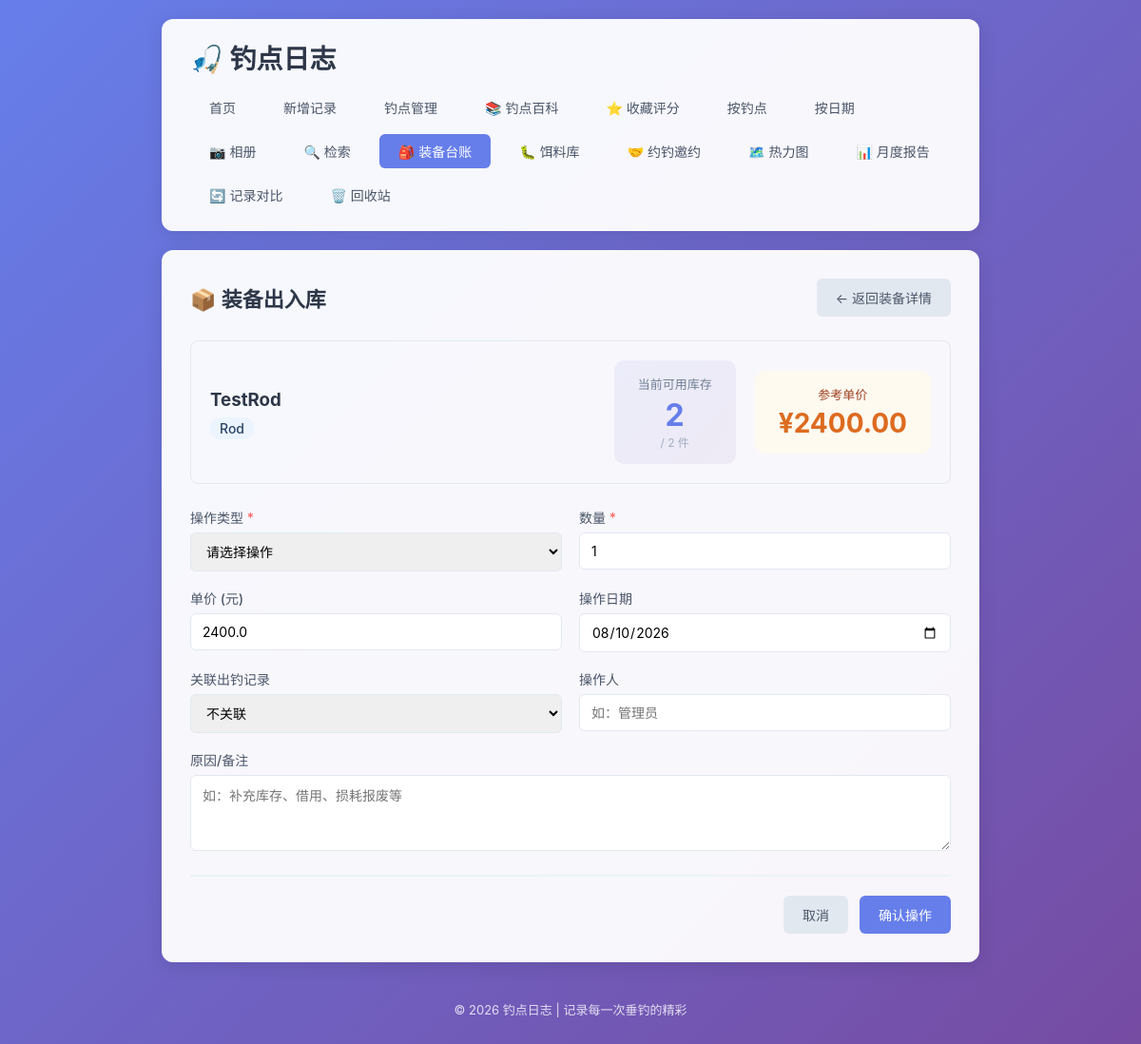
Screenshot of /equipments/1/transaction with the database file from the repository.
### tables this page shows
CREATE TABLE equipments (
            id INTEGER PRIMARY KEY AUTOINCREMENT,
            name TEXT NOT NULL,
            category TEXT NOT NULL,
            brand TEXT,
            model TEXT,
            spec TEXT,
            unit_price REAL DEFAULT 0,
            total_quantity INTEGER DEFAULT 0,
            available_quantity INTEGER DEFAULT 0,
            purchase_date DATE,
            supplier TEXT,
            description TEXT,
            lifespan_months INTEGER,
            created_at TIMESTAMP DEFAULT CURRENT_TIMESTAMP,
            deleted_at TIMESTAMP
        );

### app.py (the view)
@app.route('/equipments/<int:eq_id>/transaction', methods=['GET', 'POST'])
def equipment_transaction(eq_id):
    conn = get_db()
    equipment = conn.execute('SELECT * FROM equipments WHERE id = ?', (eq_id,)).fetchone()
    if equipment is None:
        conn.close()
        flash('装备不存在！', 'error')
        return redirect(url_for('equipments_list'))
    recent_logs = conn.execute('''
        SELECT id, spot, created_at FROM fishing_logs
        WHERE deleted_at IS NULL ORDER BY created_at DESC LIMIT 20
    ''').fetchall()
    if request.method == 'POST':
        trans_type = request.form['type'].strip()
        quantity = request.form.get('quantity', '0').strip()
        unit_price = request.form.get('unit_price', '0').strip()
        reason = request.form.get('reason', '').strip()
        operator = request.form.get('operator', '').strip()
        trans_date = request.form.get('transaction_date', '').strip()
        related_log_id = request.form.get('related_log_id', '').strip()
        if trans_type not in ('in', 'out', 'adjust', 'discard'):
            flash('无效的操作类型！', 'error')
        elif not quantity or int(quantity) <= 0:
            flash('请填写有效的数量！', 'error')
        else:
            try:
                qty = int(quantity)
                price = float(unit_price) if unit_price else (equipment['unit_price'] or 0)
                qty_signed = qty if trans_type in ('in', 'adjust') else -qty
                total = price * abs(qty)
                if trans_type in ('out', 'discard'):
                    if qty > (equipment['available_quantity'] or 0):
                        flash(f'库存不足！当前可用：{equipment["available_quantity"] or 0}', 'error')
                        conn.close()
                        return redirect(url_for('equipment_transaction', eq_id=eq_id))
                conn.execute('''
                    INSERT INTO equipment_transactions
                    (equipment_id, type, quantity, unit_price, total_cost,
                     related_log_id, operator, reason, transaction_date)
                    VALUES (?, ?, ?, ?, ?, ?, ?, ?, ?)
                ''', (eq_id, trans_type, qty_signed, price, total,
                      int(related_log_id) if related_log_id else None,
                      operator or None, reason or None,
                      trans_date or datetime.now().strftime('%Y-%m-%d')))
                update_equipment_quantity(conn, eq_id)
                conn.commit()
                flash('出入库操作成功！', 'success')
                return redirect(url_for('equipment_detail', eq_id=eq_id))
            except Exception as e:
                flash(f'操作失败：{str(e)}', 'error')
            finally:
                conn.close()
    else:
        conn.close()
    return render_template(
        'equipment_transaction.html',
        equipment=equipment,
        recent_logs=recent_logs
    )

### app.py (called while the page is built)
def get_db():
    conn = sqlite3.connect(DB_PATH)
    conn.row_factory = sqlite3.Row
    return conn

### templates/equipment_transaction.html (shortened to what this page needs)
{% extends 'base.html' %}
{% block content %}
    <div class="page-header">
        <h2>📦 装备出入库</h2>
        <a href="{{ url_for('equipment_detail', eq_id=equipment['id']) }}" class="btn btn-secondary">← 返回装备详情</a>
    </div>
    <div class="detail-card" style="margin-bottom: 25px; padding: 20px;">
        <div style="display: flex; gap: 20px; flex-wrap: wrap; align-items: center;">
            <div style="flex: 1; min-width: 200px;">
                <h3 style="margin-bottom: 10px; color: #2d3748;">{{ equipment['name'] }}</h3>
                <div style="color: #718096; font-size: 14px;">
                    <span style="background: #ebf4ff; padding: 3px 10px; border-radius: 10px; color: #2a4365; font-weight: 500;">{{ equipment['category'] }}</span>
                </div>
            </div>
            <div style="text-align: center; padding: 15px 25px; background: linear-gradient(135deg, #667eea15, #764ba215); border-radius: 10px;">
                <div style="font-size: 13px; color: #718096; margin-bottom: 4px;">当前可用库存</div>
                <div style="font-size: 32px; font-weight: 700; color: #667eea;">{{ equipment['available_quantity'] or 0 }}</div>
                <div style="font-size: 12px; color: #a0aec0;">/ {{ equipment['total_quantity'] or 0 }} 件</div>
            </div>
            <div style="text-align: center; padding: 15px 25px; background: #fffaf0; border-radius: 10px;">
                <div style="font-size: 13px; color: #9c4221; margin-bottom: 4px;">参考单价</div>
                <div style="font-size: 28px; font-weight: 700; color: #dd6b20;">¥{{ '%.2f'|format(equipment['unit_price'] or 0) }}</div>
            </div>
        </div>
    </div>
    <form method="post" class="log-form">
        <div class="form-grid">
            <div class="form-group">
                <label>操作类型 <span class="required">*</span></label>
                <select name="type" id="trans_type" required style="padding: 10px 12px; border: 1px solid #e2e8f0; border-radius: 6px; font-size: 14px; font-family: inherit;">
                    <option value="">请选择操作</option>
                </select>
            </div>
            <div class="form-group">
                <label>数量 <span class="required">*</span></label>
                <input type="number" name="quantity" required min="1" step="1" value="1"
                       placeholder="请输入数量">
            </div>
            <div class="form-group">
                <label>单价 (元)</label>
                <input type="number" name="unit_price" step="0.01" min="0"
                       value="{{ equipment['unit_price'] or '0' }}"
                       placeholder="默认装备单价">
            </div>
            <div class="form-group">
                <label>操作日期</label>
                <input type="date" name="transaction_date"
                       value="{{ today }}" id="trans_date">
            </div>
            <div class="form-group">
                <label>关联出钓记录</label>
                <select name="related_log_id" style="padding: 10px 12px; border: 1px solid #e2e8f0; border-radius: 6px; font-size: 14px; font-family: inherit;">
                    <option value="">不关联</option>
                </select>
            </div>
            <div class="form-group">
                <label>操作人</label>
                <input type="text" name="operator" maxlength="20"
                       placeholder="如：管理员" value="">
            </div>
            <div class="form-group full-width">
                <label>原因/备注</label>
                <textarea name="reason" rows="2" maxlength="200"
                          placeholder="如：补充库存、借用、损耗报废等"></textarea>
            </div>
        </div>
        <div class="form-actions">
            <a href="{{ url_for('equipment_detail', eq_id=equipment['id']) }}" class="btn btn-secondary">取消</a>
            <button type="submit" class="btn btn-primary">确认操作</button>
        </div>
    </form>
{% endblock %}

### rows the page displays
equipments: name "TestRod", category "Rod", available_quantity "2", total_quantity "2", unit_price "2400.00", unit_price "2400.0"
